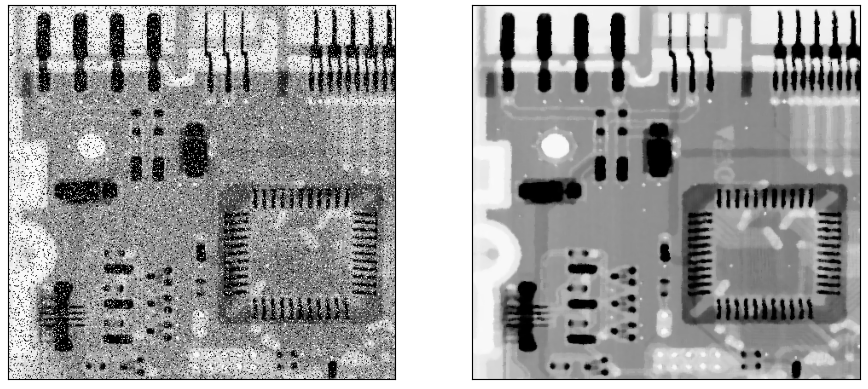
#> input picture seventh lab/2.png, 868 x 389 px
$ python analyze_noise.py
#> lines starting #> are read from the running program, lines starting #| are printed output that depends on the picture

import cv2
import numpy as np

def analyze_noise(image_path):
    # Load image
#> called with image_path = '2.png'
    img = cv2.imread(image_path)
#> img is the input picture: shape (389, 868, 3); min 0, max 255, mean 158.7
    if img is None:
        print(f"Could not read {image_path}")
        return

    # Split into Left (Noisy) and Right (Clean/Target)
    height, width, _ = img.shape
#> height = 389; width = 868
    midpoint = width // 2
#> midpoint = 434
    noisy_img = img[:, :midpoint]
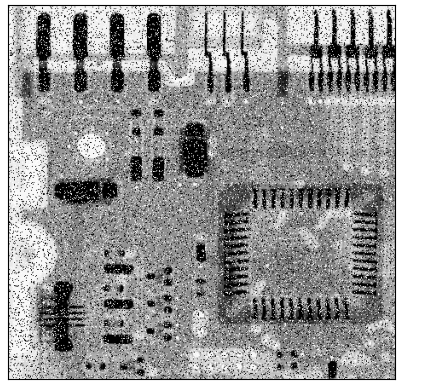
#> noisy_img: shape (389, 434, 3); min 0, max 255, mean 157
    target_img = img[:, midpoint:]
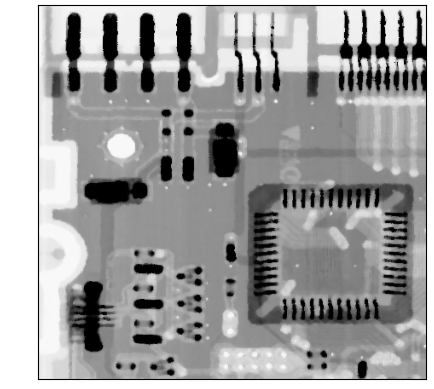
#> target_img: shape (389, 434, 3); min 0, max 255, mean 160.4

    # Resize target to match noisy if off by a pixel (odd widths)
    target_img = cv2.resize(target_img, (noisy_img.shape[1], noisy_img.shape[0]))

    print(f"Image loaded. Split into Noisy {noisy_img.shape} and Target {target_img.shape}")
#| Image loaded. Split into Noisy (389, 434, 3) and Target (389, 434, 3)

    # Convert to grayscale for simple MSE calculation
    noisy_gray = cv2.cvtColor(noisy_img, cv2.COLOR_BGR2GRAY)
    target_gray = cv2.cvtColor(target_img, cv2.COLOR_BGR2GRAY)

    results = {}

    # 1. Median Filter (Good for Salt & Pepper)
    for k in [3, 5, 7]:
        denoised = cv2.medianBlur(noisy_gray, k)
        mse = np.mean((target_gray - denoised) ** 2)
        results[f"Median {k}x{k}"] = mse
#> this loop made 3 passes
#> mse on passes 1 to 3: 87.29, 85.36, 85.47
#> pass 1, in analyze_noise, `denoised = cv2.medianBlur(noisy_gray, k)`:
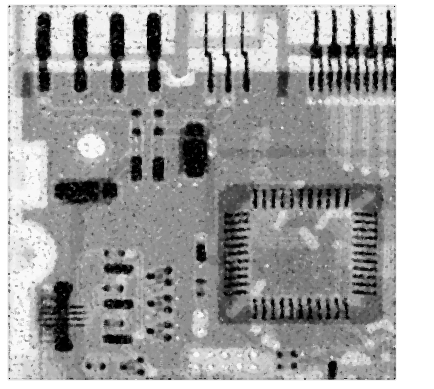
#> denoised: shape (389, 434); min 0, max 255, mean 161.2
#> pass 3, in analyze_noise, `denoised = cv2.medianBlur(noisy_gray, k)`:
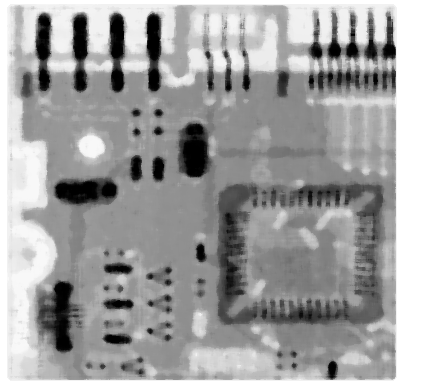
#> denoised: shape (389, 434); min 0, max 255, mean 163.3
#> after the loop, results = {'Median 3x3': 87.29, 'Median 5x5': 85.36, 'Median 7x7': 85.47}

    # 2. Gaussian Blur (Good for Gaussian Noise)
    for k in [3, 5, 7]:
        denoised = cv2.GaussianBlur(noisy_gray, (k, k), 0)
        mse = np.mean((target_gray - denoised) ** 2)
        results[f"Gaussian {k}x{k}"] = mse
#> this loop made 3 passes
#> mse on passes 1 to 3: 95.05, 95.04, 95.19
#> pass 1, in analyze_noise, `denoised = cv2.GaussianBlur(noisy_gray, (k, k), 0)`:
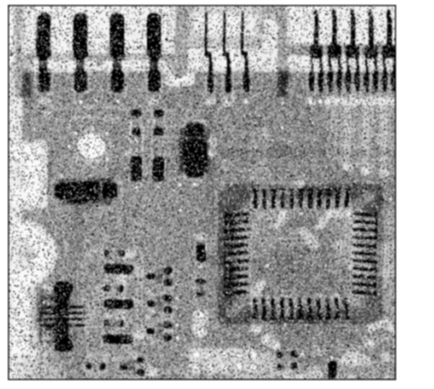
#> denoised: shape (389, 434); min 0, max 255, mean 157
#> pass 3, in analyze_noise, `denoised = cv2.GaussianBlur(noisy_gray, (k, k), 0)`:
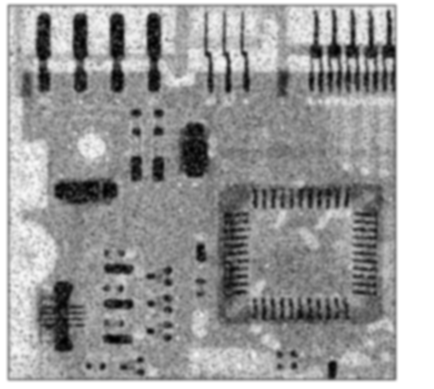
#> denoised: shape (389, 434); min 0, max 255, mean 157
#> after the loop, results = {'Median 3x3': 87.29, 'Median 5x5': 85.36, 'Median 7x7': 85.47, 'Gaussian 3x3': 95.05, 'Gaussian 5x5': 95.04, 'Gaussian 7x7': 95.19}

    # 3. Mean Filter / Box Filter
    for k in [3, 5, 7]:
        denoised = cv2.blur(noisy_gray, (k, k))
        mse = np.mean((target_gray - denoised) ** 2)
        results[f"Mean/Box {k}x{k}"] = mse
#> this loop made 3 passes
#> mse on passes 1 to 3: 94.89, 94.76, 95.44
#> pass 3, in analyze_noise, `denoised = cv2.blur(noisy_gray, (k, k))`:
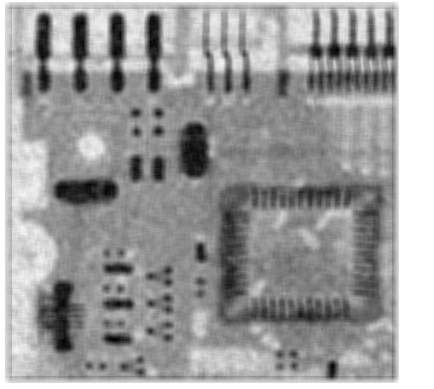
#> denoised: shape (389, 434); min 2, max 255, mean 157
#> after the loop, results = 9 items

    # Print results sorted by MSE (lower is better)
    print("\n--- MSE Results (Lower is Better) ---")
    sorted_results = sorted(results.items(), key=lambda item: item[1])
#> sorted_results = [('Median 5x5', 85.36), ('Median 7x7', 85.47), ('Median 3x3', 87.29), ('Mean/Box 5x5', 94.76), ('Mean/Box 3x3', 94.89), ('Gaussian 5x5', 95.04), ('Gaussian 3x3', 95.05), ('Gaussian 7x7', 95.19), ('Mean/Box 7x7', 95.44)]
    for name, mse in sorted_results:
        print(f"{name}: {mse:.2f}")
#> this loop made 9 passes
#| Median 5x5: 85.36
#| Median 7x7: 85.47
#| Median 3x3: 87.29
#| Mean/Box 5x5: 94.76
#| Mean/Box 3x3: 94.89
#| Gaussian 5x5: 95.04
#| Gaussian 3x3: 95.05
#| Gaussian 7x7: 95.19
#> (further printed lines are left out)

    best_method = sorted_results[0][0]
#> best_method = 'Median 5x5'
    print(f"\nBest match: {best_method}")
#| Best match: Median 5x5

    if "Median" in best_method:
        print("Diagnosis: Salt and Pepper Noise (Impulse Noise)")
    elif "Gaussian" in best_method or "Mean" in best_method:
        print("Diagnosis: Gaussian Noise or similar random noise")

if __name__ == "__main__":
    analyze_noise("2.png")

$ run again, with seventh lab/foreground.jpeg saved as seventh lab/2.png
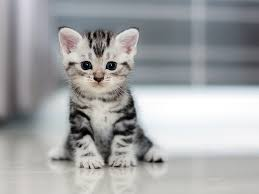
#> input picture seventh lab/foreground.jpeg, 259 x 194 px
#> in analyze_noise, img is the input picture: shape (194, 259, 3); mean B, G, R 165.5, 164.2, 162.9
#> in analyze_noise, `target_img = img[:, midpoint:]`:
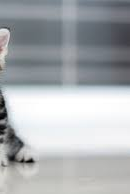
#> target_img: shape (194, 130, 3); mean B, G, R 177.7, 174.6, 171
#| Image loaded. Split into Noisy (194, 129, 3) and Target (194, 129, 3)
#> the loop in analyze_noise, `for k in [3, 5, 7]:` made 3 passes
#> mse on passes 1 to 3: 99.86, 100.2, 99.27
#> after the loop in analyze_noise, `for k in [3, 5, 7]:`: results = {'Median 3x3': 99.86, 'Median 5x5': 100.2, 'Median 7x7': 99.27}
#> the loop in analyze_noise, `for k in [3, 5, 7]:` made 3 passes
#> mse on passes 1 to 3: 100.2, 100.8, 100.1
#> after the loop in analyze_noise, `for k in [3, 5, 7]:`: results = {'Median 3x3': 99.86, 'Median 5x5': 100.2, 'Median 7x7': 99.27, 'Gaussian 3x3': 100.2, 'Gaussian 5x5': 100.8, 'Gaussian 7x7': 100.1}
#> the loop in analyze_noise, `for k in [3, 5, 7]:` made 3 passes
#> mse on passes 1 to 3: 100.3, 99.46, 99.43
#> pass 3, in analyze_noise, `denoised = cv2.blur(noisy_gray, (k, k))`:
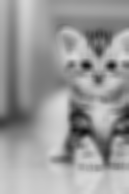
#> denoised: shape (194, 129); min 15, max 217, mean 154
#> after the loop in analyze_noise, `for k in [3, 5, 7]:`: results = 9 items
#> sorted_results = [('Median 7x7', 99.27), ('Mean/Box 7x7', 99.43), ('Mean/Box 5x5', 99.46), ('Median 3x3', 99.86), ('Gaussian 7x7', 100.1), ('Gaussian 3x3', 100.2), ('Median 5x5', 100.2), ('Mean/Box 3x3', 100.3), ('Gaussian 5x5', 100.8)]
#> the loop in analyze_noise, `for name, mse in sorted_results:` made 9 passes
#> (printed output is left out)
#> best_method = 'Median 7x7'
#| Best match: Median 7x7
